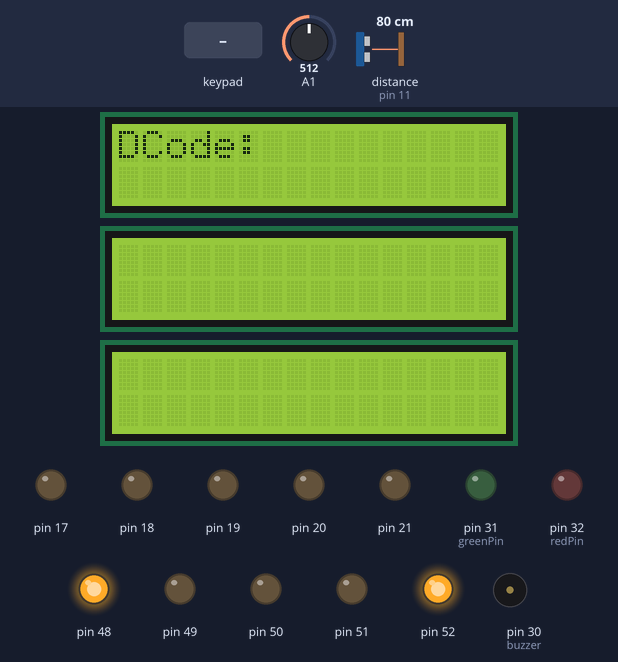
The sketch below on a simulated Arduino Mega 2560, built with avr-gcc and run on an emulated ATmega2560. Parts: 3 × 16×2 character LCD, output pins drawn as LEDs (lit = HIGH), buzzer (waves = sounding, pin HIGH). Wiring (inferred from the names in the program): ultrasonic range finder: trigger pin 12; echo pin 11. Dashed ring = blinking. Inputs (shaded band) come from the test bench; at power-on: distance to the obstacle (sensor on pin 11) 80 cm, A1 = 512. The echo pulse lasts 58.3 µs per cm; pins used as bus, display or sensor lines are not drawn.

Above: at 2.4 s.
2.5 s: keypad keys 1 3 9 # pressed 1.5 s apart
At 3.9 s:
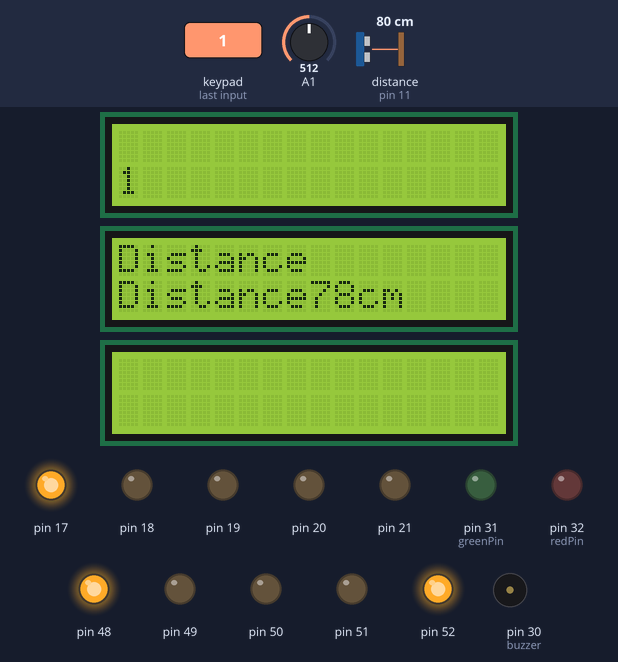
10.0 s: distance to the obstacle (sensor on pin 11) set to 12 cm
At 11.3 s:
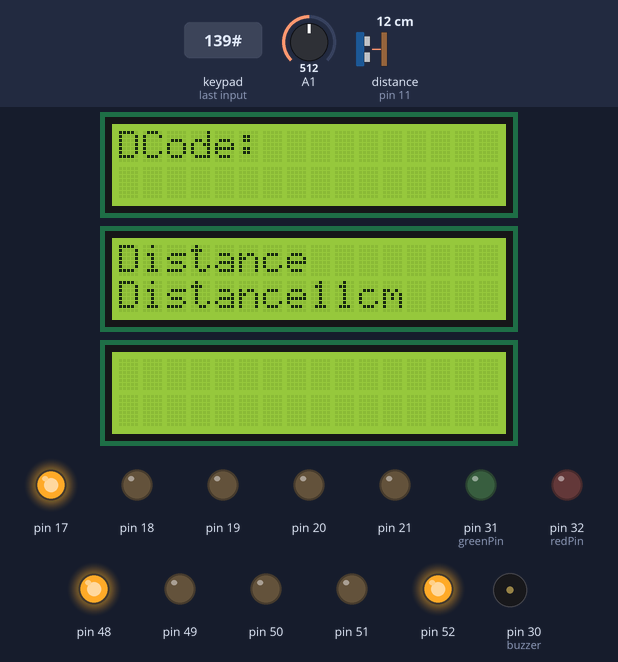
15.5 s: distance to the obstacle (sensor on pin 11) set to 9 cm
At 17.4 s:
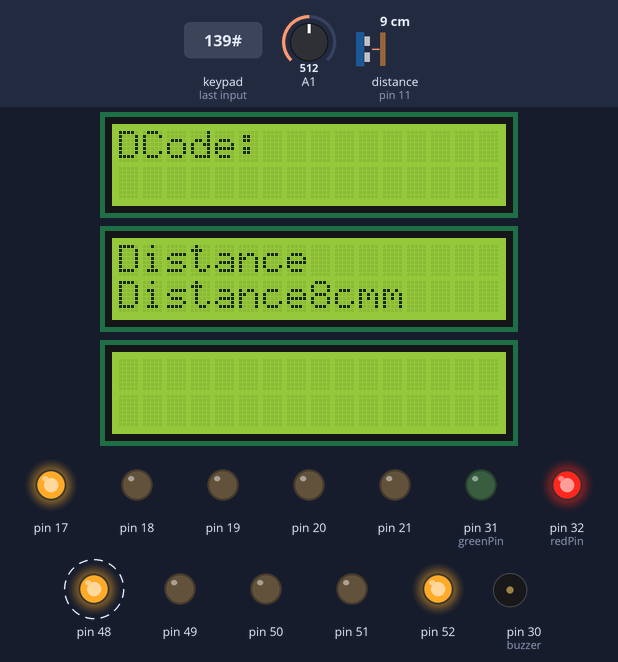
19.1 s: keypad keys 1 2 3 pressed 1.5 s apart
25.1 s: distance to the obstacle (sensor on pin 11) set to 18 cm
At 27.4 s:
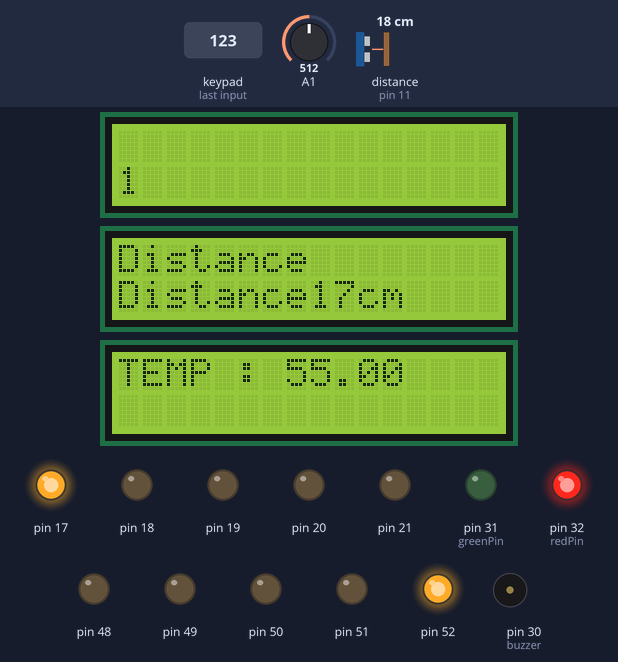
28.5 s: key '*' pressed
Timing chart, 0 to 38.8 s (numbered marks = the images above; inputs shaded):
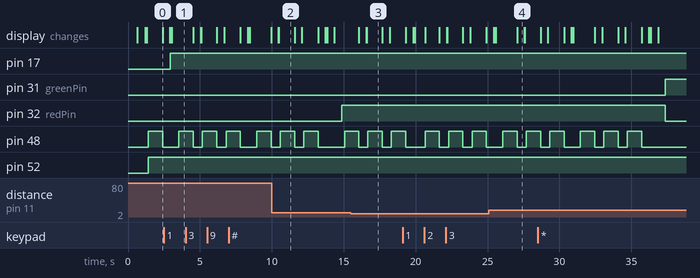

Measured:
- the behaviour switches between 11 and 10 cm on distance to the obstacle (sensor on pin 11) (found by bisection; images 2 and 3)
- after the input at 2.5 s, the display: first differs from a run without the input after 0.54 s (image 1)
- after the input at 15.5 s, the display: first differs from a run without the input after 1.1 s (image 3)
- after the input at 25.1 s, the display: first differs from a run without the input after 0.35 s (image 4 shows a later state)
- what the display in image 0 shows lasts 1.1 s, from 1.3 s to 2.4 s
- what the display in image 4 shows lasts 0.5 s, from 27.1 s to 27.6 s

The sketch:

finalArduino.ino
```cpp
# include "LiquidCrystal.h"
#include<Keypad.h>

//sonar
LiquidCrystal lcd(2, 3, 4, 5, 6, 7);
const int trigPin = 12; // Trigger Pin of Ultrasonic Sensor
const int echoPin = 11; // Echo Pin of Ultrasonic Sensor
long duration;
int distanceCm;
float liquid;

//temperature
const int rs = 22, en = 23, d4 = 24, d5 = 25, d6 = 26, d7 = 27;
LiquidCrystal lcd2(rs, en, d4, d5, d6, d7);
float temp;

//unlocking
LiquidCrystal lcd3(42, 43, 44, 45, 46, 47);
char keys[4][3]={
 {'1','2','3'},
 {'4','5','6'},
 {'7','8','9'},
 {'*','0','#'}};

byte rowPin[4]={41,40,39,38};
byte colPin[3]={36,35,34};
String password = "123";
int redPin = 32;
int greenPin = 31;
int buzzer = 30;
int wrong = 0;
Keypad keypad=Keypad(makeKeymap(keys),rowPin,colPin,4,3);
int total = 0, position = 0;


void setup() {
  Serial.begin(9600);
  //door
  pinMode(redPin,OUTPUT);
  pinMode(greenPin,OUTPUT);
  pinMode(buzzer, OUTPUT);
  lcd3.begin(16, 2);
  lcd3.print("CODE");
  delay(500);
  lcd3.clear();

  //sonar sensor
  lcd.begin(16, 2);
  pinMode(trigPin, OUTPUT);
  pinMode(echoPin, INPUT);
  lcd.setCursor(0, 0);
  lcd.print("Distance");
  lcd.setCursor(0, 1);
  lcd.print("Measurement");
  delay(500);
  lcd.clear();

  //motor
  pinMode(18, OUTPUT);
  pinMode(19, OUTPUT);
  pinMode(20, OUTPUT);
  pinMode(21, OUTPUT);
  pinMode(17, OUTPUT);
  digitalWrite(17, LOW);

  //window
  pinMode(48, OUTPUT);
  pinMode(49, OUTPUT);

  //temperature
  pinMode(A1, INPUT);
  pinMode(50, OUTPUT);
  pinMode(51, OUTPUT);
  pinMode(52, OUTPUT);
  digitalWrite(50, LOW);
  digitalWrite(51, LOW);
  digitalWrite(52, LOW);
  lcd2.begin(16, 2);
  lcd2.setCursor(0, 0);
  lcd2.print("Temperature");
  delay(100);
  lcd2.clear();
}

void loop() {
  //door
  lcd3.clear();
  lcd3.print("DCode: ");
  delay(100);
  char pressed=keypad.getKey();
  String key[3];

  if(pressed){
  lcd3.clear();
  lcd3.setCursor(position,2);
  lcd3.print(pressed);
  delay(500);
  if(pressed == '*' || pressed == '#'){
          position = 0;
          setLocked(true);
          lcd3.clear();
      }
    else if(pressed == password[position]){
          key[position]=pressed;
          position++;
      }
    else if (pressed != password[position] ){
          wrong++;
          position ++;
      }
    if(position == 3){
          if( wrong >0){
                total++;
                wrong = 0;
                position = 0;
                lcd3.clear();
                lcd3.setCursor(0,2);
                lcd3.print("Wrong Code!");
                //delay(1000);
                delay(500);
                setLocked(true);
            }
          else if(position == 3 && wrong == 0){
                position = 0;
                wrong = 0;
                lcd3.clear();
                lcd3.setCursor(0,1);
                lcd3.print("  Welcome!");
                lcd3.setCursor(5,2);
                lcd3.print(" Door Open");
                //delay(2000);
                delay(500);
                setLocked(false);
            }
             if(total ==3){
                total=0;
                buzzer_beep();
                delay(500);
            }
        }
   }

  //temperature
  temp = analogRead(A1);
  temp = temp * 1100 / 10240;
  if (temp < 17) {
    digitalWrite(50, HIGH);
    digitalWrite(51, LOW);
    digitalWrite(52, LOW);
    digitalWrite(48, 0);
    digitalWrite(49, 1);
  }
  else if (temp >= 17 && temp < 24) {
    digitalWrite(50, LOW);
    digitalWrite(51, HIGH);
    digitalWrite(52, LOW);
    digitalWrite(48, 0);
    digitalWrite(49, 0);
  }
  else {
    digitalWrite(50, LOW);
    digitalWrite(51, LOW);
    digitalWrite(52, HIGH);
    digitalWrite(48, 1);
    digitalWrite(49, 0);
    delay(1000);
    digitalWrite(48, 0);
    digitalWrite(49, 0);
  }
  lcd2.print("TEMP : ");
  lcd2.print(temp);
  delay(500);
  lcd2.clear();

  //sonar sensor
  digitalWrite(trigPin, LOW);
  delayMicroseconds(2);
  digitalWrite(trigPin, HIGH);
  delayMicroseconds(10);
  digitalWrite(trigPin, LOW);
  duration = pulseIn(echoPin, HIGH);
  distanceCm = duration * 0.034 / 2;
  lcd.setCursor(0, 0);
  lcd.print("Distance");
  delay(10);
  lcd.setCursor(0, 1);
  lcd.print("Distance");
  lcd.print(distanceCm);
  lcd.print("cm");
  delay(10);
  if (distanceCm <= 552) {
    slow();
  }
  else {
    fast();
  }
}

void slow() {
  analogWrite(18, 100);
  analogWrite(19, 0);
  analogWrite(20, 100);
  analogWrite(21, 0);
  digitalWrite(17, HIGH);
}
void fast() {
  analogWrite(18, 250);
  analogWrite(19, 0);
  analogWrite(20, 250);
  analogWrite(21, 0);
  digitalWrite(17, LOW);
}
void setLocked(int locked)
  {
    if (locked)
      {
          digitalWrite(redPin, HIGH);
          digitalWrite(greenPin, LOW);
          //delay(1000);
          delay(200);
      }
    else
      {
          digitalWrite(redPin, LOW);
          digitalWrite(greenPin, HIGH);
          delay(2000);
          digitalWrite(redPin, HIGH);
          digitalWrite(greenPin, LOW);
      }
  }
void buzzer_beep()
{
   lcd3.clear();
   lcd3.setCursor(0,1);
   lcd3.print("    WARNING  !!!!   ");
   lcd3.setCursor(0,2);
   lcd3.print("   Access Denied");
   for (int i=0;i<10;i++){
   digitalWrite(buzzer,HIGH);
   delay(1000);
   digitalWrite(buzzer,LOW);
   delay(1000);
   }
}
```
